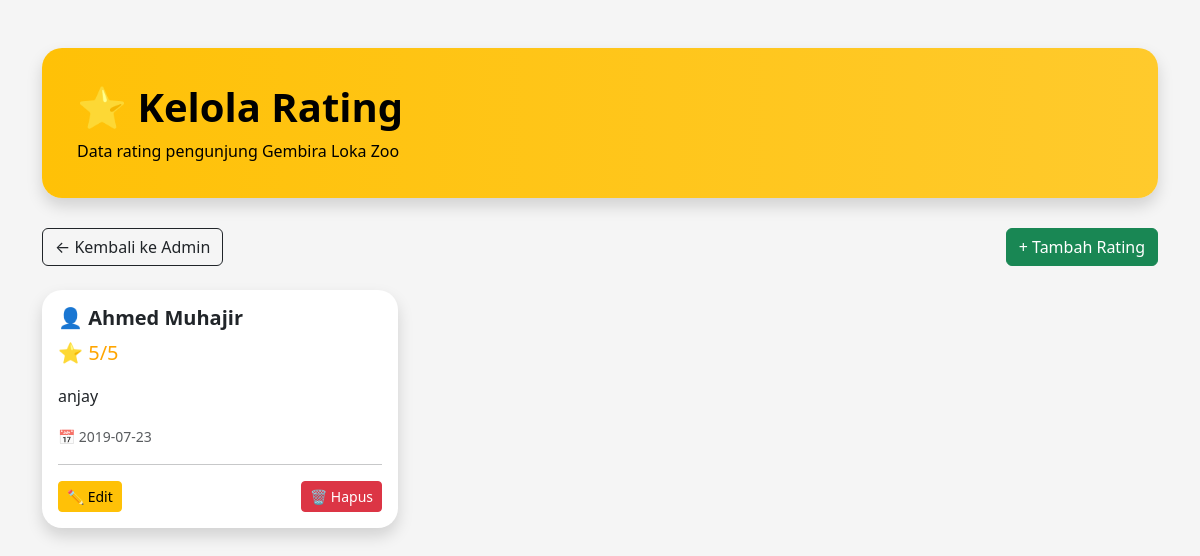
/kelola_rating.php (signed in), run on the app's committed database.
### tables this page shows
CREATE TABLE `rating` (
  `id_rating` int(11) NOT NULL,
  `nama_user` varchar(100) NOT NULL,
  `rating` int(1) NOT NULL,
  `komentar` text NOT NULL,
  `tanggal` date NOT NULL
);

### kelola_rating.php (the view, shortened to what this page needs)
<?php
include 'koneksi.php';
$query = mysqli_query($konek,
"SELECT * FROM rating
ORDER BY id_rating DESC");
?>
<!DOCTYPE html>
<html lang="en">
<head>
    <link href="https://cdn.jsdelivr.net/npm/bootstrap@5.3.8/dist/css/bootstrap.min.css" rel="stylesheet">
</head>
<body>
<div class="container py-5">
    <div class="header shadow">
        <h1 class="fw-bold">
            ⭐ Kelola Rating
        </h1>
        <p class="mb-0">
            Data rating pengunjung
            Gembira Loka Zoo
        </p>
    </div>
    <div class="mb-4 d-flex justify-content-between">
        <a href="admin.php"
        class="btn btn-outline-dark">
            ← Kembali ke Admin
        </a>
        <a href="tambah_data.php"
        class="btn btn-success">
            + Tambah Rating
        </a>
    </div>
    <div class="row">
    <?php
    while($data =
    mysqli_fetch_array($query)){
    ?>
        <div class="col-md-6 col-lg-4 mb-4">
            <div class="card shadow rating-card h-100">
                <div class="card-body">
                    <h5 class="fw-bold">
                        👤
                        <?php
                        echo $data['nama_user'];
                        ?>
                    </h5>
                    <p class="star">
                        ⭐
                        <?php
                        echo $data['rating'];
                        ?>/5
                    </p>
                    <p>
                        <?php
                        echo $data['komentar'];
                        ?>
                    </p>
                    <small class="text-muted">
                        📅
                        <?php
                        echo $data['tanggal'];
                        ?>
                    </small>
                    <hr>
                    <div class="d-flex justify-content-between">
                        <a href="edit_data.php?id_rating=<?php echo $data['id_rating']; ?>"
                        class="btn btn-warning btn-sm">
                            ✏️ Edit
                        </a>
                        <a href="hapus_data.php?id=<?php echo $data['id_rating']; ?>"
                        onclick="return confirm('Yakin ingin menghapus data ini?')"
                        class="btn btn-danger btn-sm">
                            🗑 Hapus
                        </a>
                    </div>
                </div>
            </div>
        </div>
    <?php } ?>
    </div>
</div>
</body>
</html>

### kelola_rating.php (style rules this page uses)
body { background:#f5f5f5; }
.header { background: linear-gradient(to right, #ffc107,#ffca2c); color:black; padding:35px; border-radius:20px; margin-bottom:30px; }
.rating-card { border:none; border-radius:20px; transition:0.3s; }
.star { font-size:20px; color:orange; }

### data on the page
rating: nama_user "Ahmed Muhajir", rating "5", komentar "anjay", tanggal "2019-07-23"
